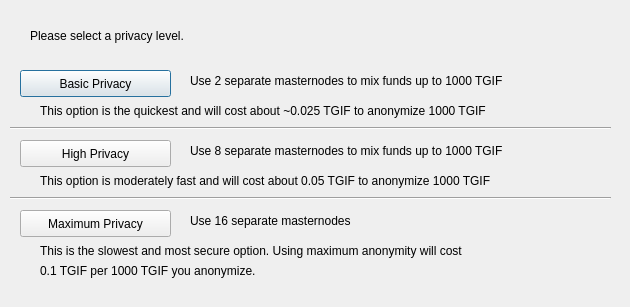
<?xml version="1.0" encoding="UTF-8"?>
<ui version="4.0">
 <class>DarksendConfig</class>
 <widget class="QDialog" name="DarksendConfig">
  <property name="geometry">
   <rect>
    <x>0</x>
    <y>0</y>
    <width>630</width>
    <height>307</height>
   </rect>
  </property>
  <property name="windowTitle">
   <string>Configure PrivateSend</string>
  </property>
  <widget class="QPushButton" name="buttonBasic">
   <property name="geometry">
    <rect>
     <x>20</x>
     <y>70</y>
     <width>151</width>
     <height>27</height>
    </rect>
   </property>
   <property name="text">
    <string>Basic Privacy</string>
   </property>
  </widget>
  <widget class="QPushButton" name="buttonHigh">
   <property name="geometry">
    <rect>
     <x>20</x>
     <y>140</y>
     <width>151</width>
     <height>27</height>
    </rect>
   </property>
   <property name="text">
    <string>High Privacy</string>
   </property>
  </widget>
  <widget class="QPushButton" name="buttonMax">
   <property name="geometry">
    <rect>
     <x>20</x>
     <y>210</y>
     <width>151</width>
     <height>27</height>
    </rect>
   </property>
   <property name="text">
    <string>Maximum Privacy</string>
   </property>
  </widget>
  <widget class="QLabel" name="label">
   <property name="geometry">
    <rect>
     <x>30</x>
     <y>20</y>
     <width>571</width>
     <height>31</height>
    </rect>
   </property>
   <property name="text">
    <string>Please select a privacy level.</string>
   </property>
  </widget>
  <widget class="QLabel" name="label_2">
   <property name="geometry">
    <rect>
     <x>190</x>
     <y>70</y>
     <width>421</width>
     <height>21</height>
    </rect>
   </property>
   <property name="text">
    <string>Use 2 separate masternodes to mix funds up to 1000 TGIF</string>
   </property>
  </widget>
  <widget class="QLabel" name="label_3">
   <property name="geometry">
    <rect>
     <x>190</x>
     <y>140</y>
     <width>411</width>
     <height>21</height>
    </rect>
   </property>
   <property name="text">
    <string>Use 8 separate masternodes to mix funds up to 1000 TGIF</string>
   </property>
  </widget>
  <widget class="QLabel" name="label_4">
   <property name="geometry">
    <rect>
     <x>190</x>
     <y>210</y>
     <width>421</width>
     <height>21</height>
    </rect>
   </property>
   <property name="text">
    <string>Use 16 separate masternodes</string>
   </property>
  </widget>
  <widget class="QLabel" name="label_6">
   <property name="geometry">
    <rect>
     <x>40</x>
     <y>100</y>
     <width>561</width>
     <height>21</height>
    </rect>
   </property>
   <property name="text">
    <string>This option is the quickest and will cost about ~0.025 TGIF to anonymize 1000 TGIF</string>
   </property>
  </widget>
  <widget class="QLabel" name="label_7">
   <property name="geometry">
    <rect>
     <x>40</x>
     <y>170</y>
     <width>561</width>
     <height>21</height>
    </rect>
   </property>
   <property name="text">
    <string>This option is moderately fast and will cost about 0.05 TGIF to anonymize 1000 TGIF</string>
   </property>
  </widget>
  <widget class="QLabel" name="label_8">
   <property name="geometry">
    <rect>
     <x>40</x>
     <y>240</y>
     <width>561</width>
     <height>21</height>
    </rect>
   </property>
   <property name="text">
    <string>This is the slowest and most secure option. Using maximum anonymity will cost</string>
   </property>
  </widget>
  <widget class="QLabel" name="label_9">
   <property name="geometry">
    <rect>
     <x>40</x>
     <y>260</y>
     <width>561</width>
     <height>21</height>
    </rect>
   </property>
   <property name="text">
    <string>0.1 TGIF per 1000 TGIF you anonymize.</string>
   </property>
  </widget>
  <widget class="Line" name="line">
   <property name="geometry">
    <rect>
     <x>10</x>
     <y>120</y>
     <width>601</width>
     <height>16</height>
    </rect>
   </property>
   <property name="orientation">
    <enum>Qt::Horizontal</enum>
   </property>
  </widget>
  <widget class="Line" name="line_2">
   <property name="geometry">
    <rect>
     <x>10</x>
     <y>190</y>
     <width>601</width>
     <height>16</height>
    </rect>
   </property>
   <property name="orientation">
    <enum>Qt::Horizontal</enum>
   </property>
  </widget>
 </widget>
 <resources/>
 <connections/>
</ui>
